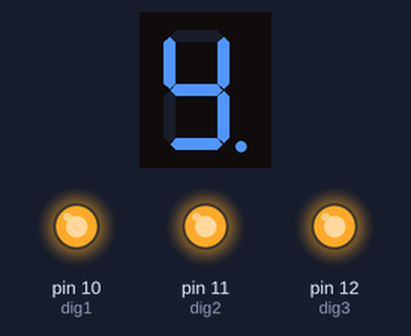
The sketch below on a simulated Arduino Uno, built with avr-gcc and run on an emulated ATmega328P. On the bench: 1-digit seven-segment display, output pins drawn as LEDs (lit = HIGH). Wiring (inferred from the names in the program): 1-digit 7-segment display, segments lit when LOW: segments pin 2, pin 3, pin 4, pin 5, pin 6, pin 7, pin 8, pin 9. The segment pins are drawn as the display they are named for; pins used as bus, display or sensor lines are not drawn.

Above: at 0.1 s.
At 1.1 s:
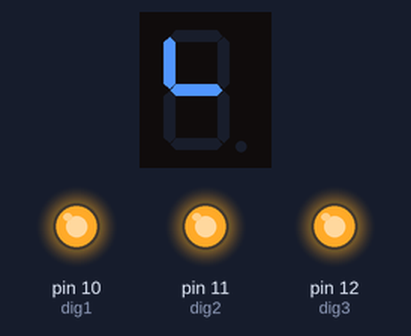
At 2.1 s:
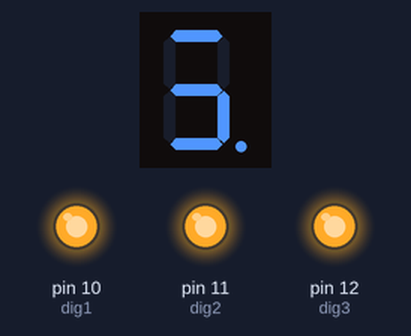
At 4.1 s:
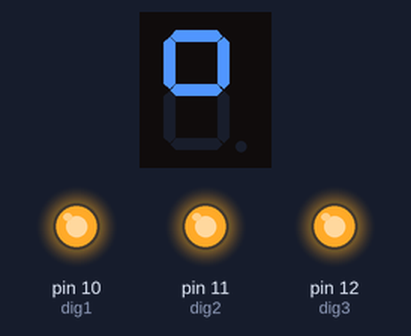
At 6.1 s:
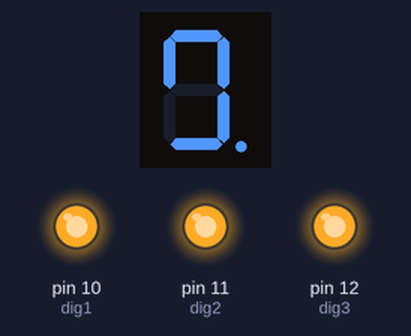
At 9.1 s:
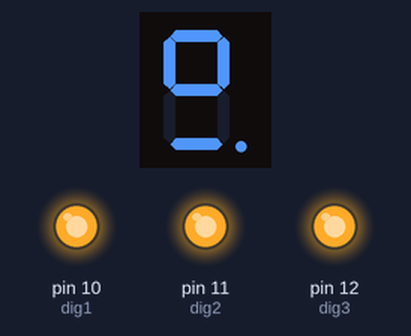
Timing chart, 0 to 10.6 s (numbered marks = the images above):
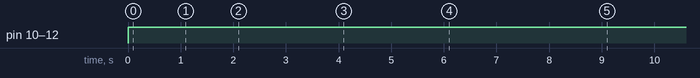

The sketch:

Segment.ino
```cpp
const int a = 2;
const int b = 3;
const int c = 4;
const int d = 5;
const int e = 6;
const int f = 7;
const int g = 8;
const int h = 9;

int dig1 = 10;
int dig2 = 11;
int dig3 = 12;

int Fnd_seg[10][8] = {
  {1, 0, 0, 0, 1, 0, 0, 0}, //0, g off
  {1, 1, 1, 1, 1, 0, 0, 1}, //1, b, c on
  {0, 1, 0, 0, 1, 1, 0, 0}, //2, f, c off
  {0, 1, 1, 0, 1, 0, 0, 0}, //3, f, e off
  {0, 0, 1, 1, 1, 0, 0, 1}, //4, a, e, d off
  {0, 0, 1, 0, 1, 0, 1, 0}, //5, b, e off
  {0, 0, 0, 0, 1, 0, 1, 0}, //6, b off
  {1, 1, 1, 1, 1, 0, 0, 0}, //7, a, b, c on
  {0, 0, 0, 0, 1, 0, 0, 0}, //8
  {0, 0, 1, 0, 1, 0, 0, 0}, //9, e off
};

void setup() {
  pinMode(a, OUTPUT);
  pinMode(b, OUTPUT);
  pinMode(c, OUTPUT);
  pinMode(d, OUTPUT);
  pinMode(e, OUTPUT);
  pinMode(f, OUTPUT);
  pinMode(g, OUTPUT);
  pinMode(h, OUTPUT);

  pinMode(dig1, OUTPUT);
  pinMode(dig2, OUTPUT);
  pinMode(dig3, OUTPUT);
}

void Fnd_Write(int row) {
  int seg_Pin = 2;

  for(int segPos = 0;segPos < 8;segPos++) {
    digitalWrite(seg_Pin, Fnd_seg[row][segPos]);
    seg_Pin++;
  }
}

void loop() {
  digitalWrite(dig1, HIGH);
  digitalWrite(dig2, HIGH);
  digitalWrite(dig3, HIGH);

  for(int count = 0;count < 10;count++) {
    Fnd_Write(count);
    delay(1000);
  }
}
```

Measured:
- by itself, pin 10 (dig1), pin 11 (dig2), pin 12 (dig3): LOW → HIGH at 0.00 s
- by itself, everything shown: repeats every 10.0 s, in 10 steps
- what the display in image 1 shows lasts 1.0 s, from 1.0 s to 2.0 s
